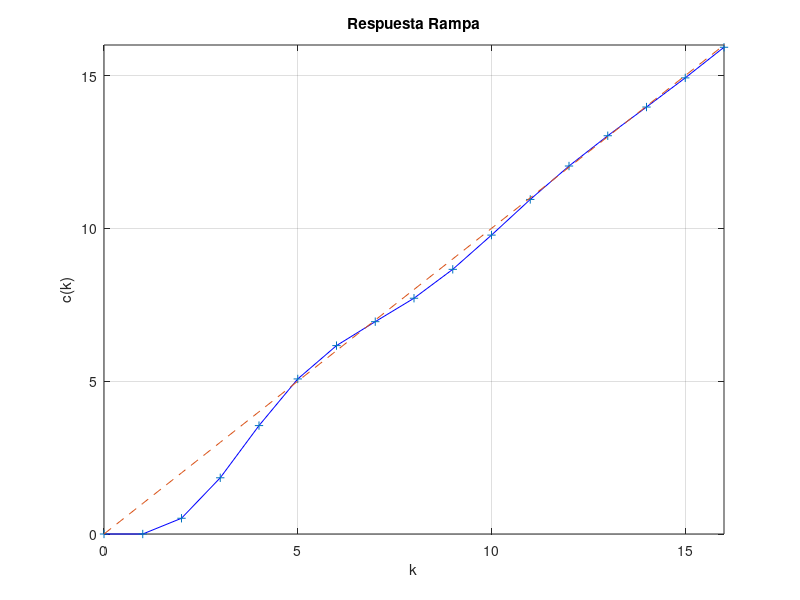

The MATLAB source for this figure:
num = [0 0.5151 -0.1452 -0.2963 0.0528];
den = [1 -1.8528 1.5906 -0.6642 0.0528];
k = 0:40;
r = [k];
c = filter(num, den, r);
plot(k, c, 'b', k, c, '+', k, k, '--');
v = [0 16 0 16];
axis(v);
grid
title('Respuesta Rampa');
xlabel('k');
ylabel('c(k)');